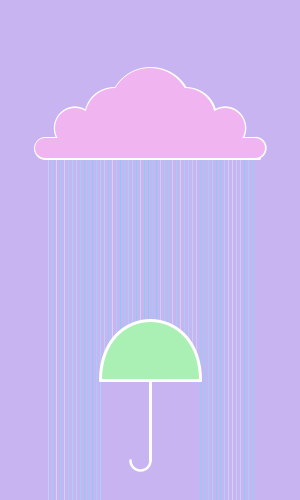
Frame 1 (no input)
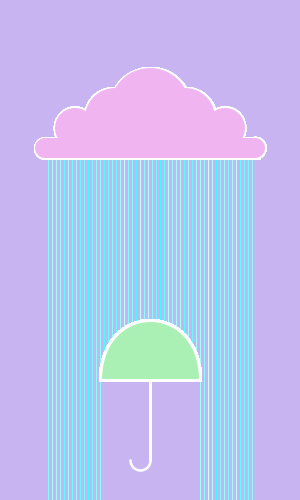
Frame 60 (the mouse pressed at the canvas centre just before this capture)
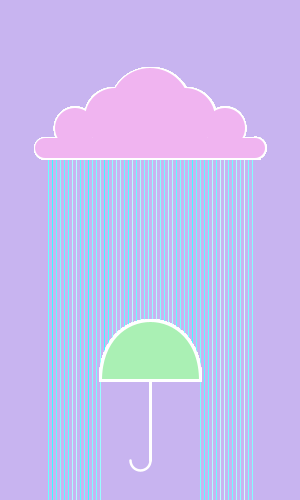
Frame 120 (the mouse held since frame 60 and released just before this capture)

The Processing sketch that drew these frames (run headless with seeded random() and noise(); from frame 60 on, the mouse is pressed at the canvas centre):

// Processing sketch: processing_15700
// ── processing_15700.pde

color parapluie = color(170,240,180);
color nuage = color(240,180,240);
int nbcouleurs = 0;
int lignes;


void setup() {
  size(300,500);
  background(200,180,240);
  lignes = 0;
}

void draw() {

  fill(nuage);           //couleur et contour du nuage.
  stroke(255);
  strokeWeight(3);
  arc(75,128,40,40,PI/1.18, TWO_PI-PI/3);
  arc(115,118,60,60,PI,TWO_PI-PI/3);
  arc(225,128,40,40,TWO_PI-PI/1.4, TWO_PI+3);
  arc(185,118,60,60,TWO_PI-PI,TWO_PI);
  arc(150,108,80,80,PI,TWO_PI);
  arc(45,148,20,20,PI/2,TWO_PI-PI/2);
  arc(255,148,20,20,PI,TWO_PI+1);
  line(45,158,259,158);
  line(45,138,256,138);
  
  
  
  fill(nuage);      //couleur et forme du nuage.
  noStroke();
  ellipse(75,128,40,40);
  ellipse(115,118,60,60);
  ellipse(225,128,40,40);
  ellipse(185,118,60,60);
  ellipse(150,108,80,80);
  rect(45,138,210,20);
  ellipse(45,148,20,20);
  ellipse(255,148,20,20);
  
  
  lignes = 12;          //différentes lignes qui créent la pluie.
  while(lignes<64) {
  fill(random(255),255,255,100);
  rect(lignes*4,160,1,352);
  lignes++;
  }
 
   
  fill(200,180,240);         //espace sous le parapluie où l'eau ne passe pas.
  rect(102,380,95,130);
  
  
  fill(parapluie);      //couleur et forme du parapluie.
  stroke(255);
  bezier(100,380,100,300,200,300,200,380);
  line(100,380,200,380);
  
  fill(255);     //contour du parapluie.
  strokeWeight(3);
  line(150,380,150,460);
  noFill();
  strokeWeight(2.5);
  arc(140,460,20,20,PI-PI,PI);
  }
  
 
  void mouseClicked() {      //changement de couleur dès que l'on clique.
   nbcouleurs = nbcouleurs + 1;
   if(nbcouleurs == 1) {
     parapluie = color(233,189,124);
   }else if(nbcouleurs == 2){
     parapluie = color(147,204,247);
   }else if(nbcouleurs == 3){
     parapluie = color(193,134,189);
   }else if(nbcouleurs == 4) {
     nbcouleurs = -1;
     parapluie = color(237,138,124);
   }else if(nbcouleurs == 0) {
     parapluie = color(170,240,180);
   }
   
 }
     
     
